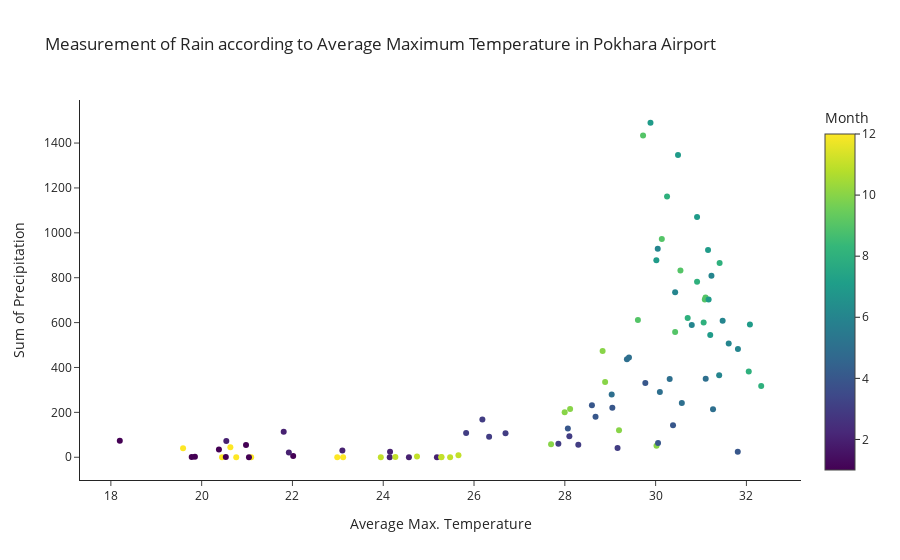

The notebook cell saved with this chart:
### Code cell
pio.templates.default = "simple_white"
fig = px.scatter(x,x='Average Max. Temperature',y='Sum of Precipitation ',color="Month",title="Measurement of Rain according to Average Maximum Temperature in Pokhara Airport")
fig.show()

### Figure 1 — Plotly figure (JSON) as saved in the notebook; plotly's stock layout.template omitted (floating-point values rounded to 4 significant figures)
{"data": [{"hovertemplate": "Average Max. Temperature=%{x}<br>Sum of Precipitation =%{y}<br>Month=%{marker.color}<extra></extra>", "legendgroup": "", "marker": {"color": [1, 2, 3, 4, 5, 6, 7, 8, 9, 10, 11, 12, 1, 2, 3, 4, 5, 6, 7, 8, 9, 10, 11, 12, 1, 2, 3, 4, 5, 6, 7, 8, 9, 10, 11, 12, 1, 2, 3, 4, 5, 6, 7, 8, 9, 10, 11, 12, 1, 2, 3, 4, 5, 6, 7, 8, 9, 10, 11, 12, 1, 2, 3, 4, 5, 6, 7, 8, 9, 10, 11, 12, 1, 2, 3, 4, 5, 6, 7, 8, 9, 10, 11, 12, 1, 2, 3, 4, 5, 6, 7], "coloraxis": "coloraxis", "symbol": "circle"}, "mode": "markers", "name": "", "orientation": "v", "showlegend": false, "type": "scatter", "x": [20.98, 23.1, 26.18, 28.07, 31.26, 31.61, 31.15, 30.91, 31.08, 28.12, 24.74, 20.45, 19.85, 24.57, 28.1, 31.81, 30.58, 30.8, 30.02, 32.05, 30.14, 28.89, 25.47, 23.12, 22.02, 25.18, 25.83, 29.77, 30.09, 31.81, 30.91, 30.71, 31.1, 29.19, 25.28, 22.99, 20.53, 24.14, 28.3, 29.05, 29.37, 31.4, 31.17, 31.06, 30.43, 27.7, 24.27, 20.76, 20.38, 21.81, 26.33, 28.68, 31.1, 31.48, 31.2, 32.33, 29.61, 28.0, 25.66, 19.59, 18.2, 21.92, 26.69, 28.6, 29.41, 30.43, 29.89, 31.41, 29.72, 30.02, 25.28, 21.09, 21.04, 24.15, 27.86, 30.05, 29.03, 30.05, 30.49, 30.25, 30.55, 28.83, 23.95, 20.63, 19.78, 20.54, 29.16, 30.38, 30.31, 31.23, 32.08], "xaxis": "x", "y": [54.3, 30.3, 167.9, 128.2, 213.8, 506.9, 923, 781.8, 702.9, 215.2, 2.9, 0, 2.3, 0.1, 93.5, 24.6, 241.9, 589, 877.5, 381.6, 972, 335.4, 0, 0, 5.5, 0, 108.3, 330.9, 291.2, 482.6, 1071, 620.5, 712.1, 120.6, 0.6, 0, 1.4, 0, 55.6, 220.9, 437.2, 365.8, 702.8, 600.4, 557.6, 57.4, 0.6, 0, 34.8, 113.5, 91.2, 180.4, 350, 608.3, 545, 317.9, 612.1, 200.1, 9.2, 39.6, 73.84, 21.31, 106.8, 232.1, 444.5, 735.5, 1491.0, 865.2, 1433.0, 51, 0, 0, 0, 24.7, 60.32, 64.03, 280.0, 928.7, 1347.0, 1162.0, 831.6, 473.9, 0.01, 44.12, 1.36, 72.72, 40.81, 142.7, 349.1, 808.6, 591.8], "yaxis": "y"}], "layout": {"coloraxis": {"colorbar": {"title": {"text": "Month"}}, "colorscale": [[0, "#440154"], [0.1111, "#482878"], [0.2222, "#3e4989"], [0.3333, "#31688e"], [0.4444, "#26828e"], [0.5556, "#1f9e89"], [0.6667, "#35b779"], [0.7778, "#6ece58"], [0.8889, "#b5de2b"], [1, "#fde725"]]}, "legend": {"tracegroupgap": 0}, "title": {"text": "Measurement of Rain according to Average Maximum Temperature in Pokhara Airport"}, "xaxis": {"anchor": "y", "domain": [0, 1], "title": {"text": "Average Max. Temperature"}}, "yaxis": {"anchor": "x", "domain": [0, 1], "title": {"text": "Sum of Precipitation "}}}}
